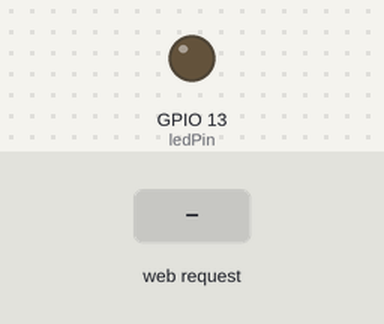
This sketch was run on a simulated ESP32. On the bench: output pins drawn as LEDs (lit = HIGH). The inputs (shaded band) are chosen by the test bench. WiFi joins after 1.5 s; servers stay silent unless stated; storage starts empty; what the sketch prints to the serial monitor is not drawn.

Above: at 3.2 s.
3.3 s: HTTP request GET /on received
At 3.8 s:
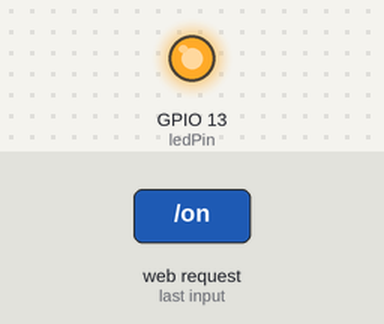
4.8 s: HTTP request GET /off received
At 6.1 s:
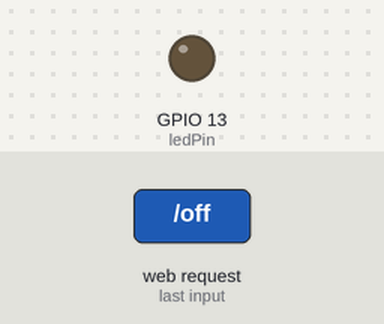
Timing chart, 0 to 7.8 s (numbered marks = the images above; inputs shaded):
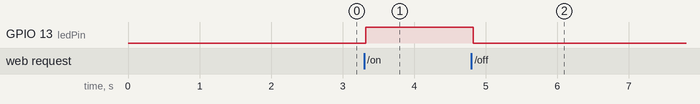

The sketch:

LEDonOFFwebsite.ino.ino
```cpp
#include "WiFi.h"
#include "ESPAsyncWebServer.h"
#include "SPIFFS.h"

const char* ssid = "SKYA18AA";
const char* password = "SQEVETCR";

const int ledPin = 13;
String ledState;

// Create AsyncWebServer object on port 80
AsyncWebServer server(80);

String processor(const String& var){
  Serial.println(var);
  if(var == "STATE"){
    if(digitalRead(ledPin)){
    ledState = "ON";
    }
    else{
    ledState = "OFF";
    }
    Serial.print(ledState);
    return ledState;
   }
  return String();
}


void setup(){
  Serial.begin(115200);
  pinMode(ledPin, OUTPUT);

  //intalize SPIFFS
  if(!SPIFFS.begin(true)){
    Serial.println("Error with External Files");
    return;
  }

  //connect to wifi
  WiFi.begin(ssid, password);
  while(WiFi.status() != WL_CONNECTED){
    delay(1000);
    Serial.println("connecting to wifi...");
  }

  //get the esp32s IP adress
  Serial.println(WiFi.localIP());

  //load html page
  server.on("/", HTTP_GET, [](AsyncWebServerRequest *request){
    request -> send(SPIFFS, "/index.html", String(), false, processor);
  });

  //load style.css file we made
  server.on("/style.css", HTTP_GET, [](AsyncWebServerRequest *request){
    request -> send(SPIFFS, "/style.html","text/css");
  });

 //code to handle the on and off buttons on website
  server.on("/on", HTTP_GET, [](AsyncWebServerRequest *request){
    digitalWrite(ledPin, HIGH);
    request -> send(SPIFFS, "/index.html", String(), false, processor);
  });

  server.on("/off", HTTP_GET, [](AsyncWebServerRequest *request){
    digitalWrite(ledPin, LOW);
    request->send(SPIFFS, "/index.html", String(),false, processor);
  });

  server.begin();

}

void loop(){}
```

Measured:
- after the input at 3.3 s, GPIO 13 (ledPin): LOW → HIGH at once
- after the input at 4.8 s, GPIO 13 (ledPin): HIGH → LOW at once
